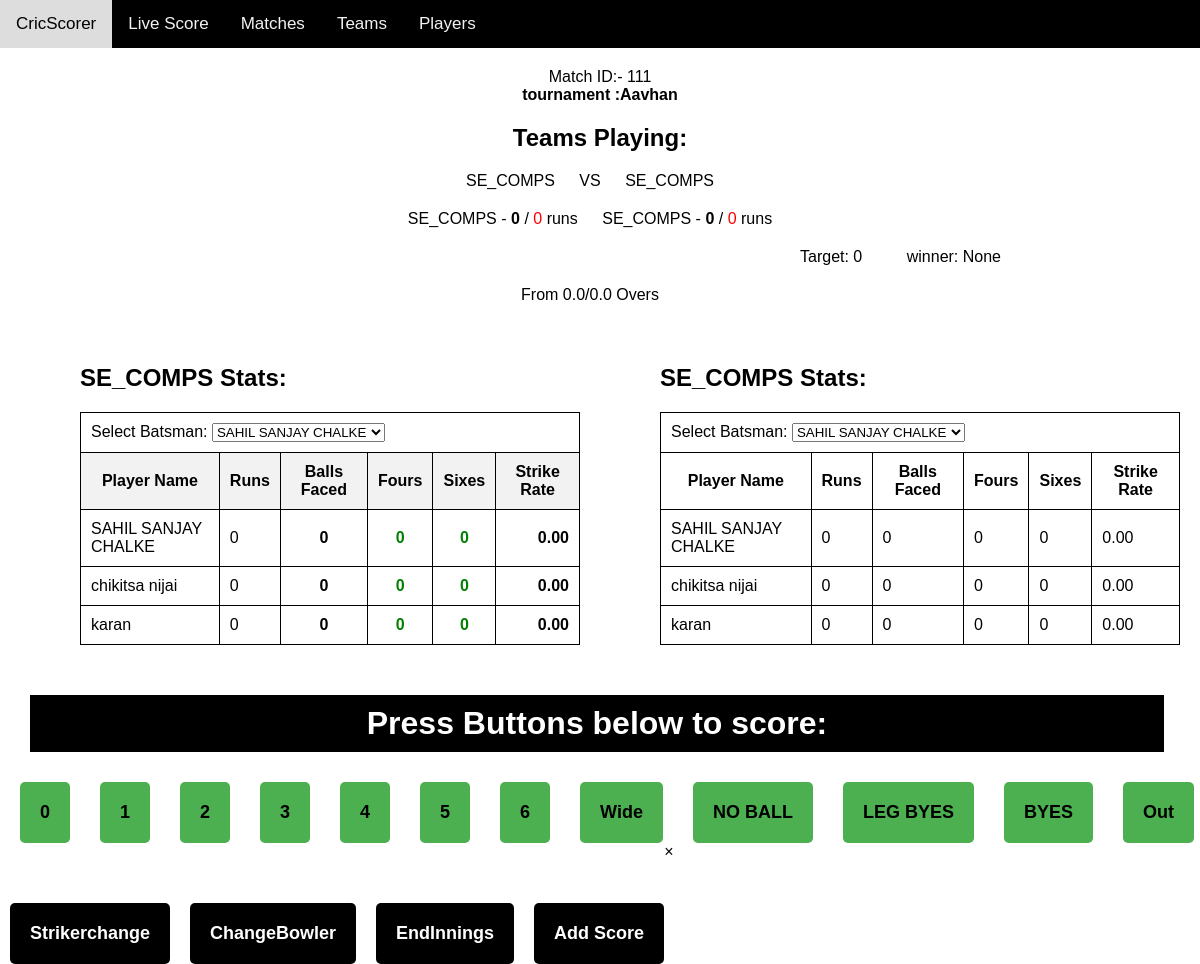
/scoring/111/, run on the app's committed database.
### scoring/models.py (models this page shows, shortened)
class Makematch(models.Model):
    tournament_name = models.ForeignKey(
        Tournament, on_delete=models.CASCADE, blank=True, default=0)
    team_1 = models.ForeignKey(
        Team, related_name="team_1", on_delete=models.CASCADE)
    team_2 = models.ForeignKey(
        Team, related_name="team_2", on_delete=models.CASCADE)
    team_a_score = models.IntegerField(default=0)
    team_b_score = models.IntegerField(default=0)
    winner = models.ForeignKey(
        Team, related_name='winner', on_delete=models.CASCADE, null=True, blank=True)

class Tournament(models.Model):
    name = models.CharField(max_length=200, null=True)
    start_date = models.DateTimeField(null=True)
    end_date = models.DateTimeField(null=True)
    location = models.CharField(max_length=200, null=True)
    teams = models.ManyToManyField(
        'Team', blank=True, related_name='tournaments')

class Team(models.Model):
    name = models.CharField(max_length=200, unique=True)
    captian_name = models.CharField(max_length=200, null=True)
    def __str__(self):
        return self.name

class Player(models.Model):
    name = models.CharField(max_length=100)
    team = models.ForeignKey(Team, on_delete=models.CASCADE)
    captain = models.BooleanField(default=False)
    class Meta:
        unique_together = ('name', 'team',)

### scoring/views.py (the view)
# urls.py: path('', include('scoring.urls')),
def scoring(request, match_id):
    request.session['clear_storage'] = True
    match = get_object_or_404(Makematch, id=match_id)
    tournaments = Tournament.objects.all()
    team_a = match.team_1
    team_b = match.team_2
    team_a_batters = Player.objects.filter(team=team_a)
    team_b_batters = Player.objects.filter(team=team_b)
    team_a_bowlers = Batter.objects.filter(match=match, player__team=team_a)
    team_a_bowlers = Batter.objects.filter(match=match, player__team=team_b)
    tournaments = Tournament.objects.all()
    teams = Team.objects.all()
    context = {'tournaments': tournaments,
               'team_a': team_a,
               'team_b': team_b,
               'match': match,
               'team_a_batters': team_a_batters,
               'team_b_batters': team_b_batters,
               'team_a_bowlers': team_a_bowlers,
               'team_a_bowlers': team_a_bowlers,
               'tournaments': tournaments,
               }
    return render(request, 'scoring/Scoring.html', context)

### scoring/templates/scoring/Scoring.html (shortened to what this page needs)
{% load static %}
<!DOCTYPE html>
<html>
  <head>
    <link
      rel="stylesheet"
      type="text/css"
      href="{% static 'scoring/scoring.css' %}"
    />
  </head>
  <body>
    <nav class="navbar">
      <a class="active" href="{% url 'score'%}">CricScorer</a>
      <a href="#">Live Score</a>
      <a href="#">Matches</a>
      <a href="#">Teams</a>
      <a href="#">Players</a>
    </nav>
    <div id="teams">
      <div id="Matchid" data-match-id="{{ match.id }}">
        Match ID:- {{match.id}} {% for tournament in tournaments %}
        <br />
        <span name="tournament_name" id="tournament_name"
          >tournament :{{tournament.name}}</span
        >
        {% endfor %}
      </div>
      <h2>Teams Playing:</h2>
      <ul>
        <li>{{ match.team_1 }}</li>
        <li>VS</li>
        <li>{{ match.team_2 }}</li>
      </ul>
    </div>
    <div id="teams">
      <ul>
        <li>
          <span name="team-a-name" id="team-a-name">{{ match.team_1 }}</span> -
          <span name="team-a-runs" id="team-a-runs">0</span><span> /</span>
          <span id="team-a-wickets">0</span> runs
        </li>
        <li>
          <span name="team-b-name" id="team-b-name">{{ match.team_2 }}</span> -
          <span name="team-b-runs" id="team-b-runs">0</span> <span> /</span>
          <span id="team-b-wickets">0</span> runs
        </li>
      </ul>
    </div>
    <span style="padding-left: 800px">Target: <span id="Target">0</span></span>
    <span style="padding-left: 40px">winner: <span id="winner_id">None</span></span>
    <div id="overs">
      <ul>
        <li>From 0.0/0.0 Overs</li>
      </ul>
    </div>
<div class="container">
  <div id="batters-container">
    <h2>{{team_a}} Stats:</h2>
    <table>
      <tr>
        <td colspan="6">
          <label for="batsman-select">Select Batsman:</label>
          <select name="batsman-select" id="batsman-select">
            {% for batter in team_a_batters %}
            <option value="{{ batter.name }}">{{ batter.name }}</option>
            {% endfor %}
          </select>
        </td>
      </tr>
      <tr>
        <th>Player Name</th>
        <th>Runs</th>
        <th>Balls Faced</th>
        <th>Fours</th>
        <th>Sixes</th>
        <th>Strike Rate</th>
      </tr>
      <tbody>
        {% for batter in team_a_batters %}
        <tr class="batter-row" data-batter-name="{{ batter.name }}">
          <td>{{ batter.name }}</td>
          <td class="batter-runs">0</td>
          <td class="balls-faced">0</td>
          <td class="fours">0</td>
          <td class="sixes">0</td>
          <td class="strike-rate">0.00</td>
        </tr>
        {% endfor %}
      </tbody>
    </table>
  </div>
      <div id="bowlers-container">
        <h2>{{team_b}} Stats:</h2>
        <table>
          <tr>
            <td colspan="6">
              <label for="batsman-select">Select Batsman:</label>
              <select name="batsman-select" id="batsman-select">
                {% for batter in team_b_batters %}
                <option value="{{ batter.name }}">{{ batter.name }}</option>
                {% endfor %}
              </select>
            </td>
          </tr>
          <tr>
            <th>Player Name</th>
            <th>Runs</th>
            <th>Balls Faced</th>
            <th>Fours</th>
            <th>Sixes</th>
            <th>Strike Rate</th>
          </tr>
          <tbody>
            {% for batter in team_b_batters %}
            <tr class="batter-row" data-batter-name="{{ batter.name }}">
              <td>{{ batter.name }}</td>
              <td class="batter-runs">0</td>
              <td class="balls-faced">0</td>
              <td class="fours">0</td>
              <td class="sixes">0</td>
              <td class="strike-rate">0.00</td>
            </tr>
            {% endfor %}
          </tbody>
        </table>
    </div>
    <div>
      <h1>Press Buttons below to score:</h1>
      <div id="score-buttons">
        <button onclick="score(0)">0</button>
        <button onclick="score(1)">1</button>
        <button onclick="score(2)">2</button>
        <button onclick="score(3)">3</button>
        <button onclick="score(4)">4</button>
        <button onclick="score(5)">5</button>
        <button onclick="score(6)">6</button>
        <button onclick="widenNoball()">Wide</button>
        <button onclick="widenNoball()">NO BALL</button>
        <button onclick="LEGBYES()">LEG BYES</button>
        <button onclick="score(4)">BYES</button>
        <button onclick="wicket()">Out</button>
      </div>
    </div>
    <div id="editing-buttons">
      <button onclick="Strikerchange()">Strikerchange</button>
      <button onclick="ChangeBowler()">ChangeBowler</button>
      <button onclick="displayWinner()">EndInnings</button>
      <button id="add-score-button">Add Score</button>
    </div>
    <div id="myModal" class="modal">
      <div class="modal-content">
        <span class="close">&times;</span>
      </div>
    </div>
  </body>
</html>

### scoring/static/scoring/scoring.css (style rules this page uses)
body { font-family: Arial, sans-serif; margin: 0; padding: 0; }
.navbar { background-color: black; overflow: hidden; }
.navbar a { float: left; display: block; color: #f2f2f2; text-align: center; padding: 14px 16px; text-decoration: none; font-size: 17px; }
.active { background-color: #4caf50; color: white; }
h1 { text-align: center; }
#teams { margin: 20px; text-align: center; }
#teams ul { list-style: none; padding: 0; margin: 0; display: inline-block; }
#teams li { display: inline-block; margin-right: 20px; }
#overs { margin: 20px; text-align: center; }
#overs ul { list-style: none; padding: 0; margin: 0; display: inline-block; }
#overs li { display: inline-block; margin-right: 20px; }
#team-a-runs, #team-b-runs { font-weight: bold; }
#team-a-wickets, #team-b-wickets { color: red; }
#batters-container { width: 50%; padding: 20px; box-sizing: border-box; float: left; }
#batters-container table { border-collapse: collapse; margin-left: 60px; }
#batters-container th, #batters-container td { border: 1px solid black; padding: 10px; }
#batters-container th { background-color: #f2f2f2; }
#batters-container td.runs, #batters-container td.balls-faced, #batters-container td.fours, #batters-container td.sixes, #batters-container td.strike-rate { font-weight: bold; }
#batters-container td.runs, #batters-container td.balls-faced, #batters-container td.fours, #batters-container td.sixes { text-align: center; }
#batters-container td.strike-rate { text-align: right; }
#batters-container td.fours, #batters-container td.sixes { color: green; }
#batters-container h2 { margin-left: 60px; }
#bowlers-container table { border-collapse: collapse; margin-left: 40px; }
#bowlers-container h2 { margin-left: 40px; }
#bowlers-container { width: 50%; padding: 20px; box-sizing: border-box; float: left; }
#bowlers-container th, #bowlers-container td { border: 1px solid black; padding: 10px; }
.container { display: flex; flex-wrap: wrap; }
h1 { text-align: center; padding: 10px; background-color: black; color: #fff; margin: 30px; }
#score-buttons { display: flex; justify-content: center; align-items: center; gap: 10px; margin-top: 20px; }
#score-buttons button { padding: 20px; border: none; border-radius: 5px; font-size: 18px; font-weight: bold; background-color: #4caf50; color: black; cursor: pointer; margin-left: 20px; }
#editing-buttons { display: flex; justify-content: center; align-items: center; gap: 10px; margin-top: 60px; }
#editing-buttons button { padding: 20px; border: none; border-radius: 5px; font-size: 18px; font-weight: bold; background-color: black; color: white; cursor: pointer; margin-left: 10px; }

### scoring/templates/scoring/Scoring.html (style rules this page uses)
#tournament_name { font-weight: bold; }

### data on the page
Makematch: id "111", team_1 "SE_COMPS", team_2 "SE_COMPS"
Tournament: name "Aavhan"
Team: name "SE_COMPS"
Player: name "SAHIL SANJAY CHALKE"
Player: name "chikitsa nijai"
Player: name "karan"

### other printed values
form field batsman-select "SAHIL SANJAY CHALKE"
